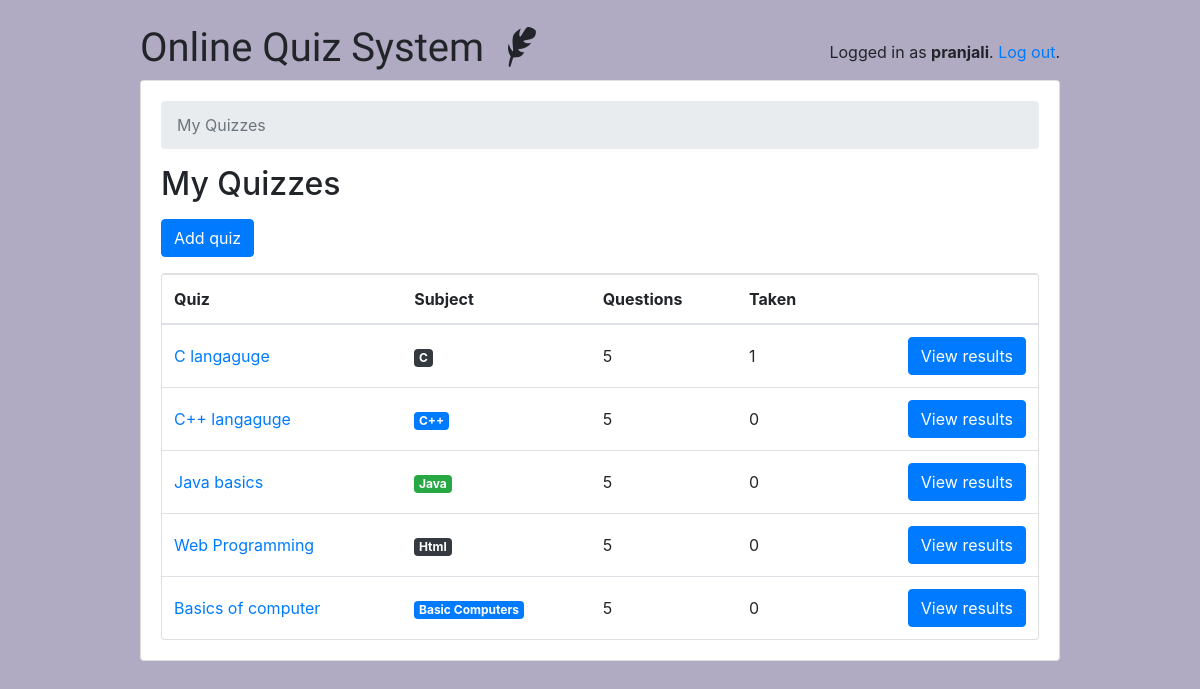
Screenshot of /teachers/ (signed in) with the database file from the repository.
### classroom/models.py (models this page shows, shortened)
class User(AbstractUser):
    is_student = models.BooleanField(default=False)
    is_teacher = models.BooleanField(default=False)

class Quiz(models.Model):
    owner = models.ForeignKey(User, on_delete=models.CASCADE, related_name='quizzes')
    name = models.CharField(max_length=255)
    subject = models.ForeignKey(Subject, on_delete=models.CASCADE, related_name='quizzes')

class Subject(models.Model):
    name = models.CharField(max_length=30)
    color = models.CharField(max_length=7, default='#007bff')
    def get_html_badge(self):
        name = escape(self.name)
        color = escape(self.color)
        html = '<span class="badge badge-primary" style="background-color: %s">%s</span>' % (color, name)
        return mark_safe(html)

### classroom/views/teachers.py (the view)
# urls.py: path('', students.QuizListView.as_view(), name='quiz_list'),
@method_decorator([login_required, teacher_required], name='dispatch')
class QuizListView(ListView):
    model = Quiz
    ordering = ('name', )
    context_object_name = 'quizzes'
    template_name = 'classroom/teachers/quiz_change_list.html'
    def get_queryset(self):
        queryset = self.request.user.quizzes \
            .select_related('subject') \
            .annotate(questions_count=Count('questions', distinct=True)) \
            .annotate(taken_count=Count('taken_quizzes', distinct=True))
        return queryset

### classroom/templates/classroom/teachers/quiz_change_list.html
{% extends 'base.html' %}
{% block content %}
  <nav aria-label="breadcrumb">
    <ol class="breadcrumb">
      <li class="breadcrumb-item active" aria-current="page">My Quizzes</li>
    </ol>
  </nav>
  <h2 class="mb-3">My Quizzes</h2>
  <a href="{% url 'teachers:quiz_add' %}" class="btn btn-primary mb-3" role="button">Add quiz</a>
  <div class="card">
    <table class="table mb-0">
      <thead>
        <tr>
          <th>Quiz</th>
          <th>Subject</th>
          <th>Questions</th>
          <th>Taken</th>
          <th></th>
        </tr>
      </thead>
      <tbody>
        {% for quiz in quizzes %}
          <tr>
            <td class="align-middle"><a href="{% url 'teachers:quiz_change' quiz.pk %}">{{ quiz.name }}</a></td>
            <td class="align-middle">{{ quiz.subject.get_html_badge }}</td>
            <td class="align-middle">{{ quiz.questions_count }}</td>
            <td class="align-middle">{{ quiz.taken_count }}</td>
            <td class="text-right">
              <a href="{% url 'teachers:quiz_results' quiz.pk %}" class="btn btn-primary">View results</a>
            </td>
          </tr>
        {% empty %}
          <tr>
            <td class="bg-light text-center font-italic" colspan="5">You haven't created any quiz yet.</td>
          </tr>
        {% endfor %}
      </tbody>
    </table>
  </div>
{% endblock %}

### templates/base.html (shortened to what this page needs)
{% load static %}<!doctype html>
<html lang="en">
  <head>
    <link rel="stylesheet" href="https://maxcdn.bootstrapcdn.com/bootstrap/4.0.0/css/bootstrap.min.css">
    <link rel="stylesheet" type="text/css" href="{% static 'vendor/fontello-2f186091/css/fontello.css' %}">
    <link rel="stylesheet" type="text/css" href="{% static 'css/app.css' %}">
    {% if user.is_authenticated and user.is_teacher %}
      <link rel="stylesheet" type="text/css" href="{% static 'css/teachers.css' %}">
    {% else %}
      <link rel="stylesheet" type="text/css" href="{% static 'css/students.css' %}">
    {% endif %}
  </head>
  <body>
    <div class="container my-4">
      <div class="row justify-content-center">
        <div class="col-md-10 col-sm-12">
          <div class="row">
            <div class="col-6">
              <h1 class="logo">
                <a href="{% url 'home' %}">
                  Online Quiz System
                  {% if user.is_authenticated %}
                    {% if user.is_teacher %}
                      <span class="icon-feather" data-toggle="tooltip" data-placement="right" title="Teacher profile"></span>
                    {% else %}
                      <span class="icon-graduation-cap" data-toggle="tooltip" data-placement="right" title="Student profile"></span>
                    {% endif %}
                  {% endif %}
                </a>
              </h1>
            </div>
            <div class="col-6 text-right">
              {% if user.is_authenticated %}
                <p class="pt-3">Logged in as <strong>{{ user.username }}</strong>. <a href="{% url 'logout' %}">Log out</a>.</p>
              {% else %}
                <a href="{% url 'login' %}" class="btn btn-light" role="button">Log in</a>
                <a href="{% url 'signup' %}" class="btn btn-primary" role="button">Sign up</a>
              {% endif %}
            </div>
          </div>
          <div class="card mb-3">
            <div class="card-body">
              {% block content %}
              {% endblock %}
            </div>
          </div>
        </div>
      </div>
    </div>
  </body>
</html>

### static/css/app.css (style rules this page uses)
.logo { font-family: 'Clicker Script', cursive; }
.logo a { color: #212529; text-decoration: none; }

### static/css/teachers.css (style rules this page uses)
body { background-color: #b0aac2; }

### rows the page displays
User: username "pranjali"
Quiz: name "C langaguge", subject.get_html_badge "C", questions_count "5", taken_count "1"
Quiz: name "C++ langaguge", subject.get_html_badge "C++", questions_count "5", taken_count "0"
Quiz: name "Java basics", subject.get_html_badge "Java", questions_count "5", taken_count "0"
Quiz: name "Web Programming", subject.get_html_badge "Html", questions_count "5", taken_count "0"
Quiz: name "Basics of computer", subject.get_html_badge "Basic Computers", questions_count "5", taken_count "0"
